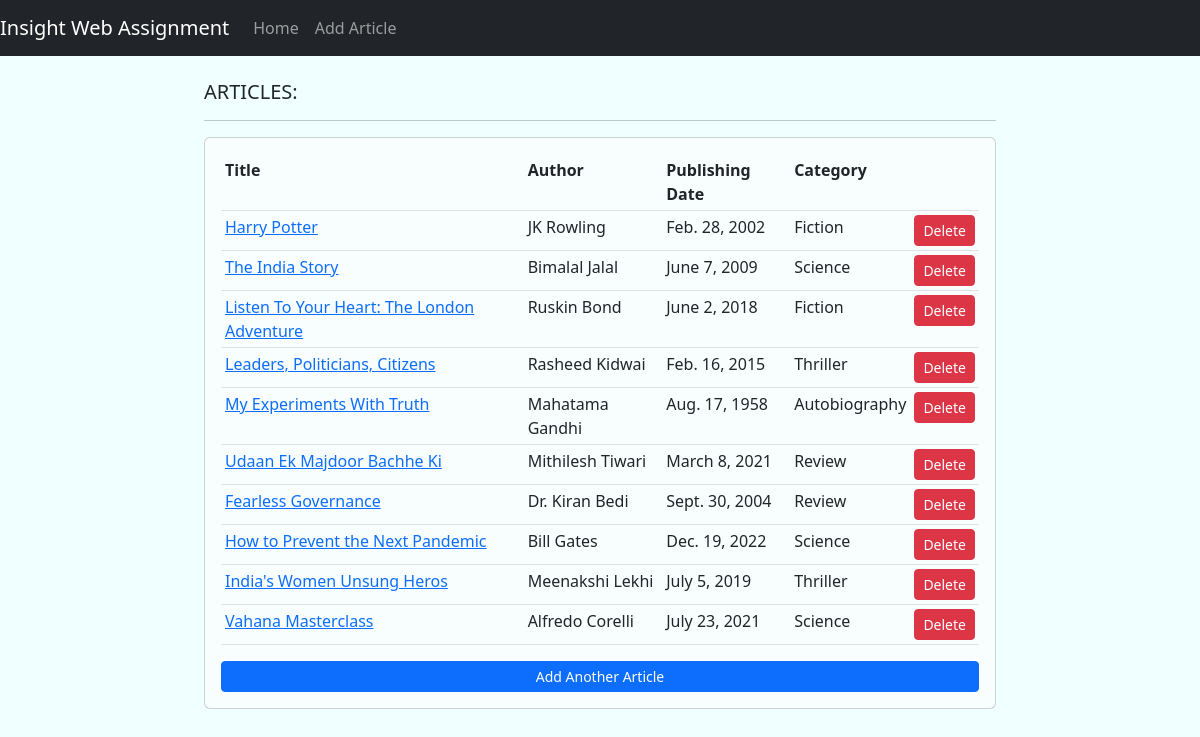
The page / on the database its author committed.
### app/models.py (models this page shows, shortened)
class Articles(models.Model):
    title = models.CharField(max_length=100, null=True)
    author = models.CharField(max_length=50, null=True)
    publish_date = models.DateField(null=True)
    CATEGORY = (('Non-Fiction', 'Non-Fiction'),
                ('Romance', 'Romance'),
                ('Thriller', 'Thriller'),
                ('Autobiography', 'Autobiography'),
                ('Review', 'Review'),
                ('Science', 'Science'),
                ('Fiction', 'Fiction')
                )
    category = models.CharField(max_length=100, null=True, choices=CATEGORY)

### app/views.py (the view)
# urls.py: path('', views.home, name="home"),
def home(request):
    articles = Articles.objects.all()
    context = {'articles': articles}
    return render(request, 'app/home.html', context)

### app/templates/app/home.html
{% extends 'main.html' %}
{% load static %}
{% block content %}
<br>
<link rel="stylesheet" href="{% static '/css/home.css' %}" >
<div class="row">
    <div class="col-md-2"></div>
    <div class="col-md-8">
         <h5>ARTICLES:</h5>
        <hr>
        <div class="card card-body">
            <table class="table table-sm">
                <tr>
                    <th>Title</th>
                    <th>Author</th>
                    <th>Publishing Date</th>
                    <th>Category</th>
                    <th></th>
                </tr>
                {% for article in articles %}
                <tr>
                    <td><a href="{% url 'update' article.id %}">{{article.title}}</a></td>
                    <td>{{article.author}}</td>
                    <td>{{article.publish_date}}</td>
                    <td>{{article.category}}</td>
                    <td><a class="btn btn-danger btn-sm btn-block" href="{% url 'delete' article.id %}">Delete</a></td>
                </tr>
                {% endfor %}
            </table>
            <a class="btn btn-primary btn-sm btn-block" href="{% url 'add' %}">Add Another Article</a>
        </div>
    </div>
    <div class="col-md-2"></div>
</div>
{% endblock content%}

### templates/main.html (shortened to what this page needs)
{% load static %}
<!DOCTYPE html>
<html>
    <head>
        <link href="https://cdn.jsdelivr.net/npm/bootstrap@5.3.0/dist/css/bootstrap.min.css" rel="stylesheet">
        <link rel="stylesheet" type="text/css" href="{% static '/css/main.css' %}">
    </head>
    <body>
        {% include 'navbar.html' %}
            {% block content %}
            {% endblock %}
    </body>
</html>

### templates/navbar.html (shortened to what this page needs)
<nav class="navbar navbar-expand-lg navbar-dark bg-dark">
    <a class="navbar-brand" href="">Insight Web Assignment</a>
    <div class="collapse navbar-collapse" id="navbarSupportedContent">
      <ul class="navbar-nav mr-auto">
        <li class="nav-item active">
          <a class="nav-link" href="{% url 'home' %}">Home</a>
        </li>
        <li class="nav-item active">
            <a class="nav-link" href="{% url 'add' %}">Add Article</a>
        </li>
      </ul>
    </div>
  </nav>

### static/css/main.css (style rules this page uses)
body { background-color:azure; }

### static/css/home.css (style rules this page uses)
.card { background-color:rgb(248, 253, 253) !important; }
table { --bs-table-bg: rgb(248, 253, 253) !important; }

### rows shown on the page
Articles: title "Harry Potter", author "JK Rowling", publish_date "Feb. 28, 2002", category "Fiction"
Articles: title "The India Story", author "Bimalal Jalal", publish_date "June 7, 2009", category "Science"
Articles: title "Listen To Your Heart: The London Adventure", author "Ruskin Bond", publish_date "June 2, 2018", category "Fiction"
Articles: title "Leaders, Politicians, Citizens", author "Rasheed Kidwai", publish_date "Feb. 16, 2015", category "Thriller"
Articles: title "My Experiments With Truth", author "Mahatama Gandhi", publish_date "Aug. 17, 1958", category "Autobiography"
Articles: title "Udaan Ek Majdoor Bachhe Ki", author "Mithilesh Tiwari", publish_date "March 8, 2021", category "Review"
Articles: title "Fearless Governance", author "Dr. Kiran Bedi", publish_date "Sept. 30, 2004", category "Review"
Articles: title "How to Prevent the Next Pandemic", author "Bill Gates", publish_date "Dec. 19, 2022", category "Science"
Articles: title "India's Women Unsung Heros", author "Meenakshi Lekhi", publish_date "July 5, 2019", category "Thriller"
Articles: title "Vahana Masterclass", author "Alfredo Corelli", publish_date "July 23, 2021", category "Science"
